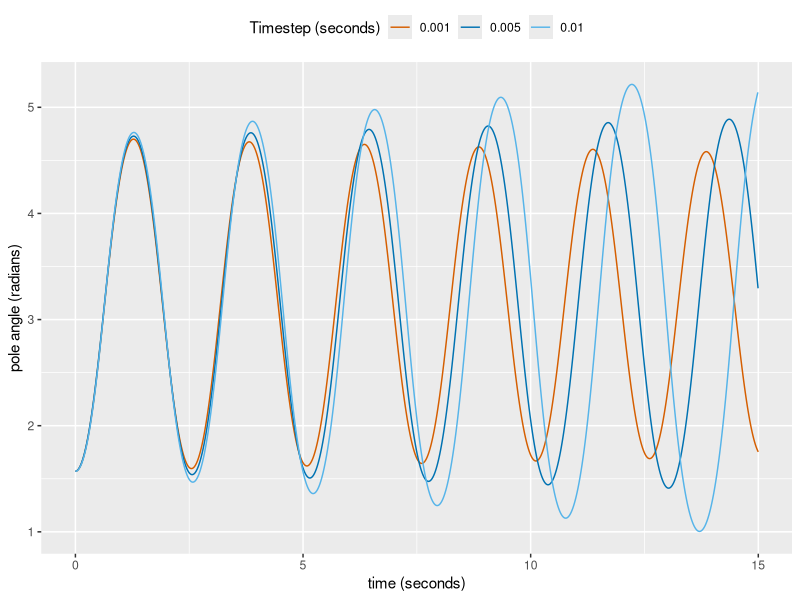

Write R code to recreate this figure.
library("ggplot2")
setwd("D:/home/projects/code/cartpole-physics/r-ggplot2")

dat1 <- read.table("theta-RK1-tau0_001.csv", sep=",", head=TRUE)
dat2 <- read.table("theta-RK1-tau0_005.csv", sep=",", head=TRUE)
dat3 <- read.table("theta-RK1-tau0_01.csv", sep=",", head=TRUE)

#ggplot(data=dat2, aes(x=time, y=theta, group=1)) + geom_line()

p = ggplot() +
  geom_line(data=dat1, aes(x=time, y=theta, color="0.001")) +
  geom_line(data=dat2, aes(x=time, y=theta, color="0.005")) +
  geom_line(data=dat3, aes(x=time, y=theta, color="0.01")) +
  scale_color_manual(name = "Timestep (seconds)", values = c("0.001"="#D55E00", "0.005"="#0072B2", "0.01"="#56B4E9")) +
  theme(legend.position="top") +
  xlab("time (seconds)") +
  ylab("pole angle (radians)")

ggsave(filename="eulers-method.png", plot=p, height=4, width=7, units="in", dpi=100, type="cairo")


